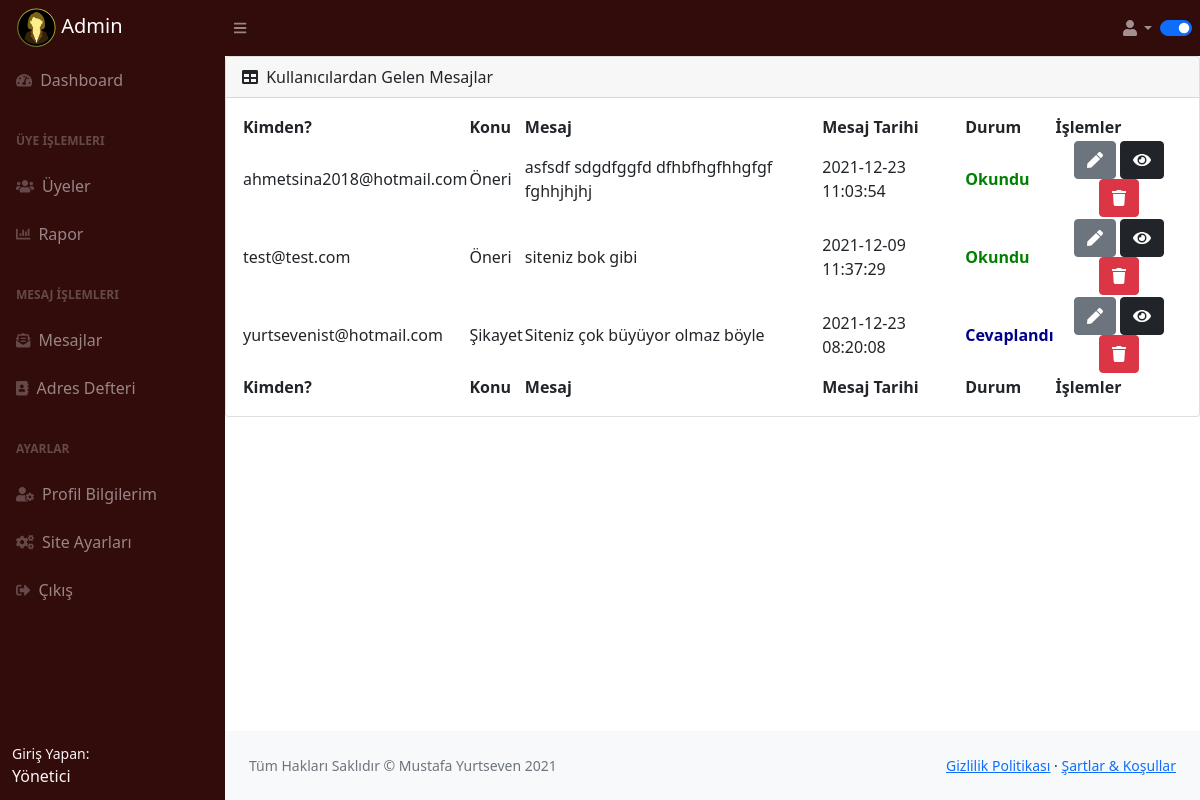
Page /php/mesajlar.php (signed in) on the committed database.
### tables this page shows
CREATE TABLE IF NOT EXISTS `mods` (
  `id` int(11) NOT NULL AUTO_INCREMENT,
  `modname` varchar(50) NOT NULL,
  `yer` varchar(50) NOT NULL,
  `color` varchar(50) NOT NULL,
  `durum` int(11) NOT NULL DEFAULT '1',
  PRIMARY KEY (`id`)
);

CREATE TABLE IF NOT EXISTS `mesajlar` (
  `id` int(11) NOT NULL AUTO_INCREMENT,
  `email` varchar(50) NOT NULL,
  `konu` varchar(100) NOT NULL,
  `metin` text NOT NULL,
  `kdate` timestamp NOT NULL DEFAULT CURRENT_TIMESTAMP,
  `durum` int(11) NOT NULL DEFAULT '0' COMMENT '0 ise okunmadı 1 ise okundu ve cevaplandı',
  PRIMARY KEY (`id`)
);

### php/mesajlar.php (the view, shortened to what this page needs)
<?php
include "admin/header.php";
include "admin/topmenu.php";
include "admin/sidemenu.php";
include "baglan.php";
$sorgu=$veritabani->prepare("SELECT * FROM mesajlar");
$sorgu->execute();
$mesajlar=$sorgu-> fetchAll(PDO::FETCH_OBJ);
?>
<div id="layoutSidenav_content">
    <main>
    <div class="card mb-4">
                            <div class="card-header">
                                <i class="fas fa-table me-1"></i>
                                Kullanıcılardan Gelen Mesajlar
                            </div>
                            <div class="card-body">
                                <table id="datatablesSimple">
                                    <thead>
                                        <tr>
                                            <th>Kimden?</th>
                                            <th>Konu</th>
                                            <th>Mesaj</th>
                                            <th>Mesaj Tarihi</th>
                                            <th>Durum</th>
                                            <th>İşlemler</th>
                                        </tr>
                                    </thead>
                                    <tfoot>
                                        <tr>
                                            <th>Kimden?</th>
                                            <th>Konu</th>
                                            <th>Mesaj</th>
                                            <th>Mesaj Tarihi</th>
                                            <th>Durum</th>
                                            <th>İşlemler</th>
                                        </tr>
                                    </tfoot>
                                 <tbody>
                                     <?php foreach($mesajlar as $mesaj){?>
                                       <tr>
                                            <td><?=$mesaj->email?></td>
                                            <td><?=$mesaj->konu?></td>
                                            <td><?=$mesaj->metin?></td>
                                            <td><?=$mesaj->kdate?></td>
                                            <?php if($mesaj->durum==0){?>
                                                <td style="color:darkred; font-weight:bold">Okunmadı</td>
                                                <?php } else if($mesaj->durum==1){?>
                                                    <td style="color:green;font-weight:bold">Okundu</td>
                                                    <?php } else { ?>
                                                    <td style="color:darkblue;font-weight:bold">Cevaplandı</td>
                                                    <?php } ?>
                                            <td class="text-center">
                                            <a type="button" data-bs-toggle="modal" data-bs-target="#modalMesajCevap" id="<?php echo $mesaj->id?>" email="<?php echo $mesaj->email?>" konu="<?php echo $mesaj->konu?>" metin="<?php echo $mesaj->metin?>"  class="btn btn-secondary"><span class="fas fa-pen" title="Cevapla"></span></a>
                                            <a type="button" data-bs-toggle="modal" data-bs-target="#modalMesajGoruntule" id="<?php echo $mesaj->id?>" email="<?php echo $mesaj->email?>" konu="<?php echo $mesaj->konu?>" metin="<?php echo $mesaj->metin?>" kdate="<?php echo $mesaj->kdate?>" class="btn btn-dark"><span class="fas fa-eye" title="Görüntüle"></span></a>
                                            <a type="button" data-bs-toggle="modal" data-bs-target="#modalMesajsil" id="<?php echo $mesaj->id?>" email="<?php echo $mesaj->email?>" konu="<?php echo $mesaj->konu?>" class="btn btn-danger"><span class="fas fa-trash" title="Sil"></span></a>
                                        </td>
                                        </tr>
                                        <?php }?>
                                 </tbody>
                                </table>
                            </div>
                        </div>
    </main>
<?php
include "admin/footer.php";
?>

### php/admin/topmenu.php (shortened to what this page needs)
<body class="sb-nav-fixed">
    <nav class="sb-topnav navbar navbar-expand navbar-dark" style="background-color:<?php echo $menurenk ?> !important; color:<?php echo $fontrenk ?>!important;">
        <a class="navbar-brand ps-3" href="adminprofil.php">
            <?php if ($_SESSION["photo"] == null) { ?>
                <?php if ($_SESSION["gender"] == "M") { ?>
                    <img src="usersfoto/male.png" class="rounded-circle" alt="" width="40">
                <?php } else { ?>
                    <img src="usersfoto/female.png" class="rounded-circle" alt="" width="40">
                <?php } ?>
            <?php } else { ?>
                <img src="<?php echo $_SESSION["photo"] ?>" class="rounded-circle" alt="" width="40">
            <?php } ?>
            <?php echo $_SESSION["uname"] ?></a>
        <button class="btn btn-link btn-sm order-1 order-lg-0 me-4 me-lg-0" id="sidebarToggle" href="#!"><i class="fas fa-bars"></i></button>
        <ul class="navbar-nav ms-auto ms-md-0 me-3 me-lg-4">
            <li class="nav-item dropdown">
                <a class="nav-link dropdown-toggle" id="navbarDropdown" href="#" role="button" data-bs-toggle="dropdown" aria-expanded="false"><i class="fas fa-user fa-fw"></i></a>
            </li>
         </ul>
         <ul class="form-check form-switch navbar-nav ms-3">
                <input class="form-check-input" type="checkbox" role="switch" id="toggle-event" <?php if ($modname == "gunduz") { ?>checked title="Aktif Mod:Gündüz" <?php } else { ?> unchecked title="Aktif Mod:Gece" <?php } ?>>
         </ul>
    </nav>

### rows in the picture
mods: modname "☑"
mesajlar: email "ahmetsina2018@hotmail.com", konu "Öneri", metin "asfsdf sdgdfggfd dfhbfhgfhhgfgf fghhjhjhj", kdate "2021-12-23 11:03:54", durum "Okundu"
mesajlar: email "test@test.com", konu "Öneri", metin "siteniz bok gibi", kdate "2021-12-09 11:37:29", durum "Okundu"
mesajlar: email "yurtsevenist@hotmail.com", konu "Şikayet", metin "Siteniz çok büyüyor olmaz böyle", kdate "2021-12-23 08:20:08", durum "Cevaplandı"

### other values in the picture
$_SESSION["uname"] "Admin"
